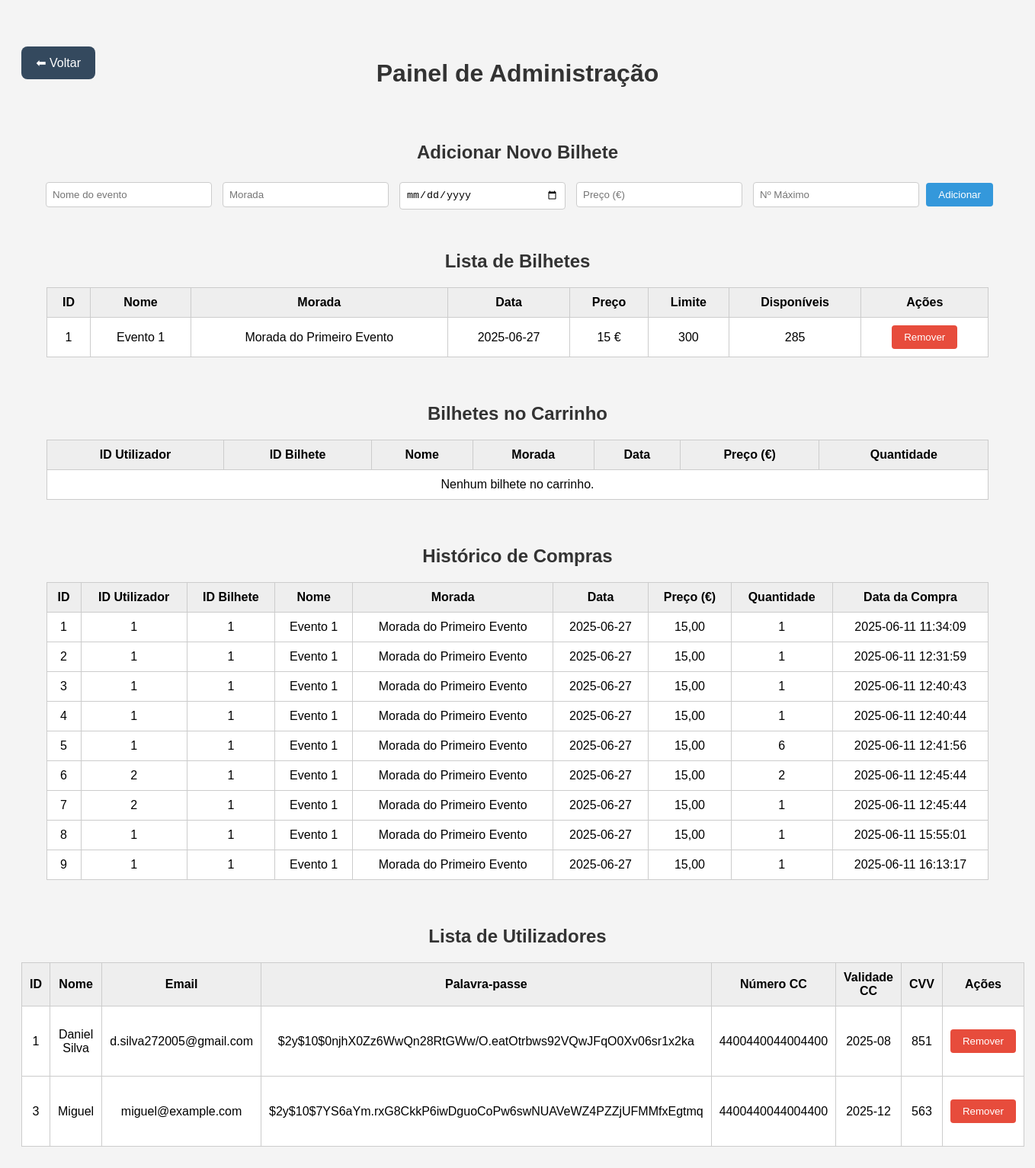
Before: /WebSite/admin_page.php with the older database file.
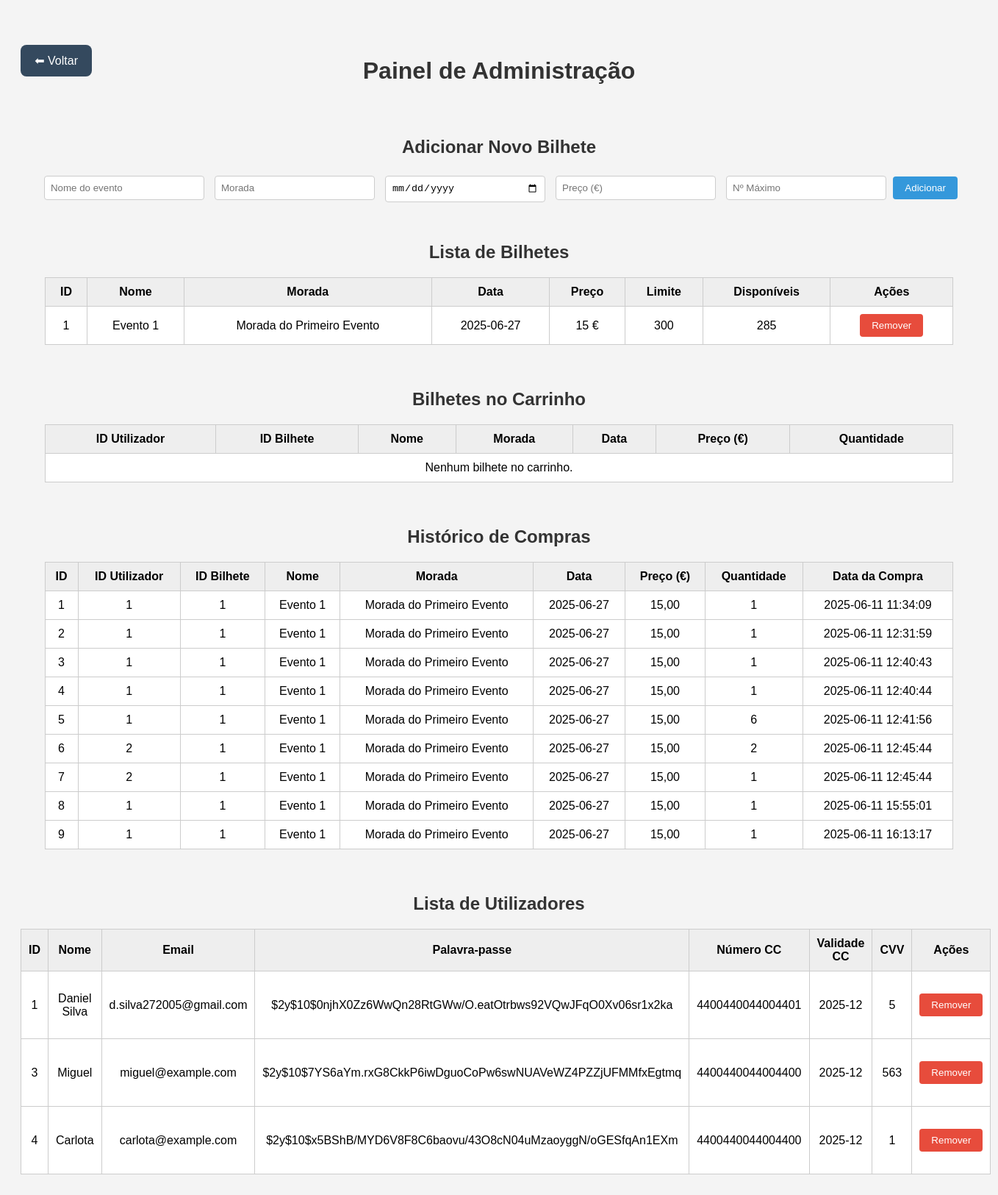
After: the same page with the newer database file.
### tables this page shows
CREATE TABLE lista_bilhetes (
        id INTEGER PRIMARY KEY AUTOINCREMENT,
        nome TEXT NOT NULL,
        morada TEXT NOT NULL,
        dia TEXT NOT NULL,
        preco REAL NOT NULL,
        limite INTEGER,
        disponiveis INTEGER
    );

CREATE TABLE historico (
        id INTEGER PRIMARY KEY AUTOINCREMENT,
        user_id INTEGER,
        id_bilhete INTEGER,
        nome TEXT NOT NULL,
        morada TEXT NOT NULL,
        dia TEXT NOT NULL,
        preco REAL NOT NULL,
        quantidade INTEGER,
        data_compra TEXT
    );

CREATE TABLE dados_cliente (
        user_id INTEGER PRIMARY KEY AUTOINCREMENT,
        nome TEXT NOT NULL,
        email TEXT NOT NULL,
        palavrapasse TEXT NOT NULL,
        num_cc INTEGER,
        validade_cc TEXT NOT NULL,
        cvv_cc INTEGER
    );

### WebSite/admin_page.php (the view, shortened to what this page needs)
<?php
$db = new SQLite3('../DataBase/venda_bilhetes.db');
$bilhetes = [];
$result = $db->query("SELECT * FROM lista_bilhetes");
while ($row = $result->fetchArray(SQLITE3_ASSOC)) {
    $bilhetes[] = $row;
}
$bilhetes_carrinho = [];
$historico = [];
$resultHistorico = $db->query("SELECT * FROM historico");
while ($row = $resultHistorico->fetchArray(SQLITE3_ASSOC)) {
    $historico[] = $row;
}
$utilizadores = [];
$resultUsers = $db->query("SELECT * FROM dados_cliente");
while ($row = $resultUsers->fetchArray(SQLITE3_ASSOC)) {
    $utilizadores[] = $row;
}
?>
<!DOCTYPE html>
<html lang="pt">
<head>
</head>
<body>
    <div class="header">
        <a href="index.php" class="voltar">⬅ Voltar</a>
        <h1>Painel de Administração</h1>
    </div>
<section id="gestao-bilhetes">
    <h2>Adicionar Novo Bilhete</h2>
    <form method="POST">
        <input type="text" name="nome" placeholder="Nome do evento" required>
        <input type="text" name="morada" placeholder="Morada" required>
        <input type="date" name="dia" required>
        <input type="number" name="preco" placeholder="Preço (€)" required>
        <input type="number" name="limite" placeholder="Nº Máximo" required>
        <button class="add" type="submit" name="adicionar">Adicionar</button>
    </form>
    <h2>Lista de Bilhetes</h2>
    <table>
        <tr>
            <th>ID</th>
            <th>Nome</th>
            <th>Morada</th>
            <th>Data</th>
            <th>Preço</th>
            <th>Limite</th>
            <th>Disponíveis</th>
            <th>Ações</th>
        </tr>
        <?php foreach ($bilhetes as $bilhete): ?>
        <tr>
            <td><?= $bilhete['id'] ?></td>
            <td><?= htmlspecialchars($bilhete['nome']) ?></td>
            <td><?= htmlspecialchars($bilhete['morada']) ?></td>
            <td><?= $bilhete['dia'] ?></td>
            <td><?= $bilhete['preco'] ?> €</td>
            <td><?= $bilhete['limite'] ?></td>
            <td><?= $bilhete['disponiveis'] ?></td>
            <td>
                <form method="POST" style="display:inline;" onsubmit="return confirm('Remover este bilhete?');">
                    <button class="remove" type="submit">Remover</button>
                </form>
            </td>
        </tr>
        <?php endforeach; ?>
    </table>
</section>
<section id="bilhetes-carrinho">
    <h2>Bilhetes no Carrinho</h2>
    <table>
        <thead>
            <tr>
                <th>ID Utilizador</th>
                <th>ID Bilhete</th>
                <th>Nome</th>
                <th>Morada</th>
                <th>Data</th>
                <th>Preço (€)</th>
                <th>Quantidade</th>
            </tr>
        </thead>
        <tbody>
            <?php if (empty($bilhetes_carrinho)): ?>
                <tr><td colspan="7">Nenhum bilhete no carrinho.</td></tr>
            <?php endif; ?>
        </tbody>
    </table>
</section>
<section id="historico">
    <h2>Histórico de Compras</h2>
    <table>
        <tr>
            <th>ID</th>
            <th>ID Utilizador</th>
            <th>ID Bilhete</th>
            <th>Nome</th>
            <th>Morada</th>
            <th>Data</th>
            <th>Preço (€)</th>
            <th>Quantidade</th>
            <th>Data da Compra</th>
        </tr>
        <?php foreach ($historico as $compra): ?>
        <tr>
            <td><?= $compra['id'] ?></td>
            <td><?= htmlspecialchars($compra['user_id']) ?></td>
            <td><?= htmlspecialchars($compra['id_bilhete']) ?></td>
            <td><?= htmlspecialchars($compra['nome']) ?></td>
            <td><?= htmlspecialchars($compra['morada']) ?></td>
            <td><?= htmlspecialchars($compra['dia']) ?></td>
            <td><?= number_format($compra['preco'], 2, ',', '.') ?></td>
            <td><?= htmlspecialchars($compra['quantidade']) ?></td>
            <td><?= htmlspecialchars($compra['data_compra']) ?></td>
        </tr>
        <?php endforeach; ?>
    </table>
</section>
<section id="utilizadores">
    <h2>Lista de Utilizadores</h2>
    <table>
        <tr>
            <th>ID</th>
            <th>Nome</th>
            <th>Email</th>
            <th>Palavra-passe</th>
            <th>Número CC</th>
            <th>Validade CC</th>
            <th>CVV</th>
            <th>Ações</th>
        </tr>
        <?php foreach ($utilizadores as $utilizador): ?>
        <tr>
            <td><?= htmlspecialchars($utilizador['user_id']) ?></td>
            <td><?= htmlspecialchars($utilizador['nome']) ?></td>
            <td><?= htmlspecialchars($utilizador['email']) ?></td>
            <td><?= htmlspecialchars($utilizador['palavrapasse']) ?></td>
            <td><?= htmlspecialchars($utilizador['num_cc']) ?></td>
            <td><?= htmlspecialchars($utilizador['validade_cc']) ?></td>
            <td><?= htmlspecialchars($utilizador['cvv_cc']) ?></td>
            <td>
                <form method="POST" onsubmit="return confirm('Tem a certeza que quer remover este utilizador?');">
                    <button class="remove" type="submit" name="remover_utilizador">Remover</button>
                </form>
            </td>
        </tr>
        <?php endforeach; ?>
    </table>
</section>
</body>
</html>

### WebSite/admin_page.php (style rules this page uses)
body { font-family: Arial, sans-serif; background-color: #f4f4f4; padding: 20px; }
h1, h2 { text-align: center; margin-top: 50px; color: #333; }
section { margin-bottom: 60px; }
table { width: 95%; margin: 20px auto; border-collapse: collapse; background-color: white; }
th, td { border: 1px solid #ccc; padding: 10px; text-align: center; }
th { background-color: #eee; }
form { margin: 20px auto; text-align: center; }
input[type="text"], input[type="number"], input[type="date"] { margin: 0.3rem; padding: 0.5rem; border: 1px solid #ccc; border-radius: 4px; width: 200px; }
button { padding: 0.5rem 1rem; color: white; border: none; border-radius: 4px; cursor: pointer; }
button.add { background-color: #3498db; }
button.remove { background-color: #e74c3c; }
a { padding: 5px 10px; background-color: #2ecc71; color: white; text-decoration: none; border-radius: 4px; }
.header { display: flex; align-items: center; justify-content: center; position: relative; margin-bottom: 30px; }
.header .voltar { position: absolute; left: 0; color: white; text-decoration: none; margin: 1rem 0; padding: 0.75rem 1.2rem; background-color: #34495e; border-radius: 8px; transition: 0.2s; font-size: 1rem; text-align: center; }

Changed rows visible on the page:
changed dados_cliente "Daniel Silva": num_cc "4400440044004400" → "4400440044004401"; validade_cc "2025-08" → "2025-12"; cvv_cc "851" → "5"
added dados_cliente: user_id "4", nome "Carlota", email "carlota@example.com", palavrapasse "$2y$10$x5BShB/MYD6V8F8C6baovu/43O8cN04uMzaoyggN/oGESfqAn1EXm", num_cc "4400440044004400", validade_cc "2025-12", cvv_cc "1"
